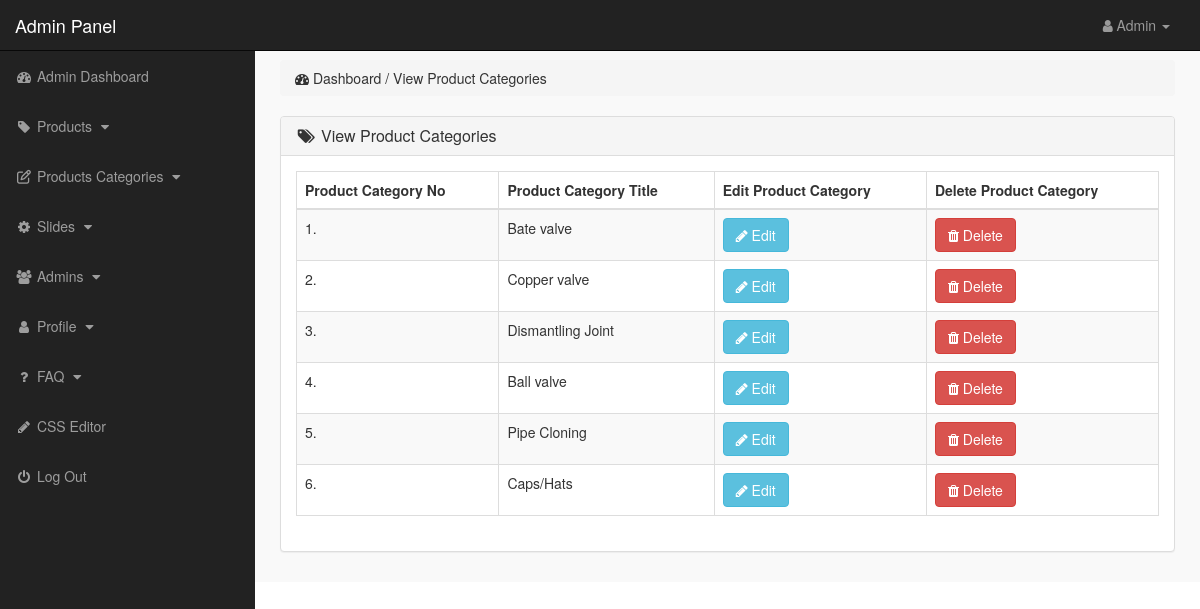
The app's page /admin_control/index.php?view_p_cats (signed in) with its own data.
### tables this page shows
CREATE TABLE `product_cat` (
  `cat_id` int(10) NOT NULL,
  `cat_title` text NOT NULL
);

### admin_control/view_p_cats.php (the view)
<?php
    if(!isset($_SESSION['admin_email'])){
        echo "<script>window.open('login.php','_self')</script>";
    }else{
?>
<div class="row">
    <div class="col-lg-12">
        <ol class="breadcrumb">
            <li>
                <i class="fa fa-dashboard"></i> Dashboard / View Product Categories
            </li>
        </ol>
    </div>
</div>
<div class="row">
    <div class="col-lg-12">
        <div class="panel panel-default">
            <div class="panel-heading">
                <h3 class="panel-title">
                    <i class="fa fa-tags fa-fw"></i> View Product Categories
                </h3>
            </div>
            <div class="panel-body">
                <div class="table-responsive">
                    <table class="table table-hover table-striped table-bordered">
                        <thead>
                            <tr>
                                <th> Product Category No </th>
                                <th> Product Category Title </th>
                                <th> Edit Product Category </th>
                                <th> Delete Product Category </th>
                            </tr>
                        </thead>
                        <tbody>
                            <?php
                                $i=0;
                                $get_p_cats = "select * from product_cat";
                                $run_p_cats = mysqli_query($con,$get_p_cats);
                                while($row_p_cats=mysqli_fetch_array($run_p_cats)){
                                    $p_cat_id = $row_p_cats['cat_id'];
                                    $p_cat_title = $row_p_cats['cat_title'];
                                    $i++;
                            ?>
                            <tr>
                                <td> <?php echo $i; ?>. </td>
                                <td> <?php echo $p_cat_title; ?> </td>
                                <td>
                                    <a href="index.php?edit_p_cat= <?php echo $p_cat_id; ?> " class="btn btn-info">
                                        <i class="fa fa-pencil"></i> Edit
                                    </a>
                                </td>
                                <td>
                                    <a href="index.php?delete_p_cat= <?php echo $p_cat_id; ?> " class="btn btn-danger">
                                        <i class="fa fa-trash"></i> Delete
                                    </a>
                                </td>
                            </tr>
                            <?php } ?>
                        </tbody>
                    </table>
                </div>
            </div>
        </div>
    </div>
</div>
<?php } ?>

### admin_control/includes/sidebar.php (shortened to what this page needs)
<?php
    if(!isset($_SESSION['admin_email'])){
        echo "<script>window.open('login.php','_self')</script>";
    }else{
?>
<nav class="navbar navbar-inverse navbar-fixed-top">
    <div class="navbar-header">
        <a href="index.php?dashboard" class="navbar-brand">Admin Panel</a>
    </div>
    <ul class="nav navbar-right top-nav">
        <li class="dropdown">
            <a href="#" class="dropdown-toggle" data-toggle="dropdown">
                <i class="fa fa-user"></i> <?php echo $admin_name;  ?> <b class="caret"></b>
            </a>
        </li>
    </ul>
    <div class="collapse navbar-collapse navbar-ex1-collapse">
        <ul class="nav navbar-nav side-nav">
            <li>
                <a href="index.php?dashboard">
                        <i class="fa fa-fw fa-dashboard"></i> Admin Dashboard
                </a>
            </li>
            <li>
                <a href="#" data-toggle="collapse" data-target="#products">
                        <i class="fa fa-fw fa-tag"></i> Products
                        <i class="fa fa-fw fa-caret-down"></i>
                </a>
            </li>
            <li>
                <a href="#" data-toggle="collapse" data-target="#p_cat">
                        <i class="fa fa-fw fa-edit"></i> Products Categories
                        <i class="fa fa-fw fa-caret-down"></i>
                </a>
            </li>
           <li>
                <a href="#" data-toggle="collapse" data-target="#slides">
                        <i class="fa fa-fw fa-gear"></i> Slides
                        <i class="fa fa-fw fa-caret-down"></i>
                </a>
            </li>
            <li>
                <a href="#" data-toggle="collapse" data-target="#admins">
                        <i class="fa fa-fw fa-users"></i> Admins
                        <i class="fa fa-fw fa-caret-down"></i>
                </a>
            </li>
            <li>
                <a href="#" data-toggle="collapse" data-target="#profile">
                        <i class="fa fa-fw fa-user"></i> Profile
                        <i class="fa fa-fw fa-caret-down"></i>
                </a>
            </li>
            <li>
                <a href="#" data-toggle="collapse" data-target="#faq">
                        <i class="fa fa-fw fa-question"></i> FAQ
                        <i class="fa fa-fw fa-caret-down"></i>
                </a>
            </li>
            <li>
                <a href="index.php?edit_css">
                    <i class="fa fa-fw fa-pencil"></i> CSS Editor
                </a>
            </li>
            <li>
                <a href="logout.php">
                    <i class="fa fa-fw fa-power-off"></i> Log Out
                </a>
            </li>
        </ul>
    </div>
</nav>
<?php } ?>

### admin_control/css/style.css (style rules this page uses)
body { margin-top: 100px; }
@media (min-width: 768px) { body { margin-top: 50px; } }
.top-nav { margin: 0 15px; }
.top-nav>li { float: left; display: inline-block; }
.top-nav>li>a { color: #999999; line-height: 20px; padding-top: 15px; padding-bottom: 15px; }
@media (min-width: 768px) { .side-nav { position: fixed; top: 51px; bottom: 0; width: 255px; overflow-y: auto; overflow-x: hidden; background-color: #222222; padding-bottom: 40px; border-radius: 0; } }
@media (min-width: 768px) { .side-nav>li>a { width: 255px; } }
.panel-body { border-radius: 5px; }

### records on screen
product_cat: cat_title "Bate valve"
product_cat: cat_title "Copper valve"
product_cat: cat_title "Dismantling Joint"
product_cat: cat_title "Ball valve"
product_cat: cat_title "Pipe Cloning"
product_cat: cat_title "Caps/Hats"

### other values on screen
$admin_name "Admin"
